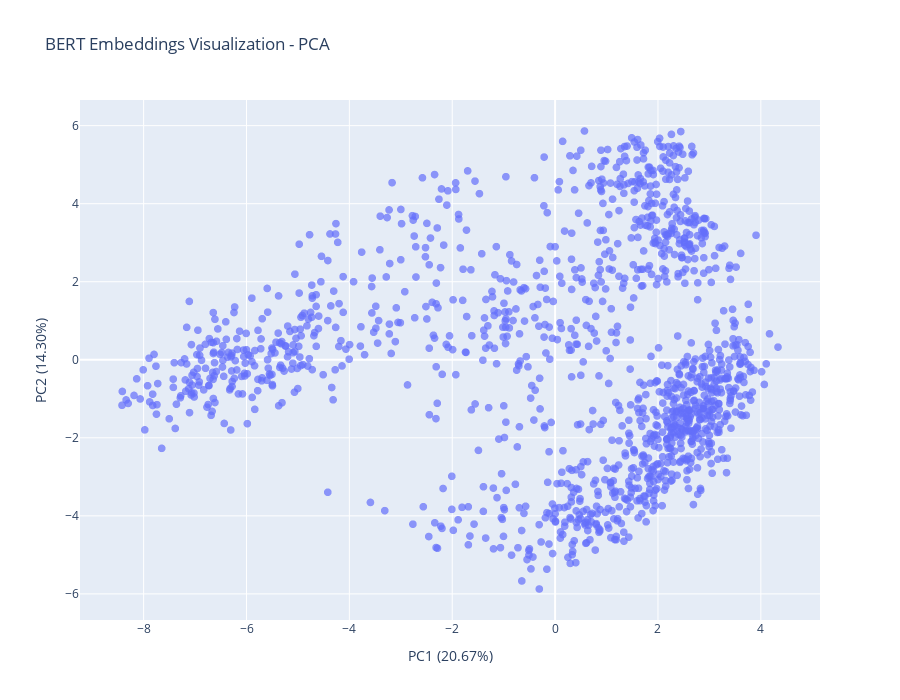

Notebook cell for this chart:
### Code cell
# Visualization 2: PCA
fig_pca = px.scatter(
    df_viz, 
    x='pca_x', 
    y='pca_y',
    color='model_name' if 'model_name' in df_viz.columns else None,
    hover_data=['hover_text'],
    title='BERT Embeddings Visualization - PCA',
    labels={'pca_x': f'PC1 ({pca.explained_variance_ratio_[0]:.2%})', 
            'pca_y': f'PC2 ({pca.explained_variance_ratio_[1]:.2%})'},
    width=900,
    height=700
)
fig_pca.update_traces(marker=dict(size=8, opacity=0.7))
fig_pca.show()

### Figure 1 — Plotly figure (JSON) as saved in the notebook; plotly's stock layout.template omitted (floating-point values rounded to 4 significant figures; data arrays with more than 128 entries replaced by an {"elided": "..."} marker saying what was removed)
{"data": [{"customdata": {"elided": "1350x1 str values"}, "hovertemplate": "PC1 (20.67%)=%{x}<br>PC2 (14.30%)=%{y}<br>hover_text=%{customdata[0]}<extra></extra>", "legendgroup": "", "marker": {"color": "#636efa", "opacity": 0.7, "size": 8, "symbol": "circle"}, "mode": "markers", "name": "", "showlegend": false, "type": "scattergl", "x": {"elided": "1350 float values"}, "xaxis": "x", "y": {"elided": "1350 float values"}, "yaxis": "y"}], "layout": {"height": 700, "legend": {"tracegroupgap": 0}, "title": {"text": "BERT Embeddings Visualization - PCA"}, "width": 900, "xaxis": {"anchor": "y", "domain": [0, 1], "title": {"text": "PC1 (20.67%)"}}, "yaxis": {"anchor": "x", "domain": [0, 1], "title": {"text": "PC2 (14.30%)"}}}}
